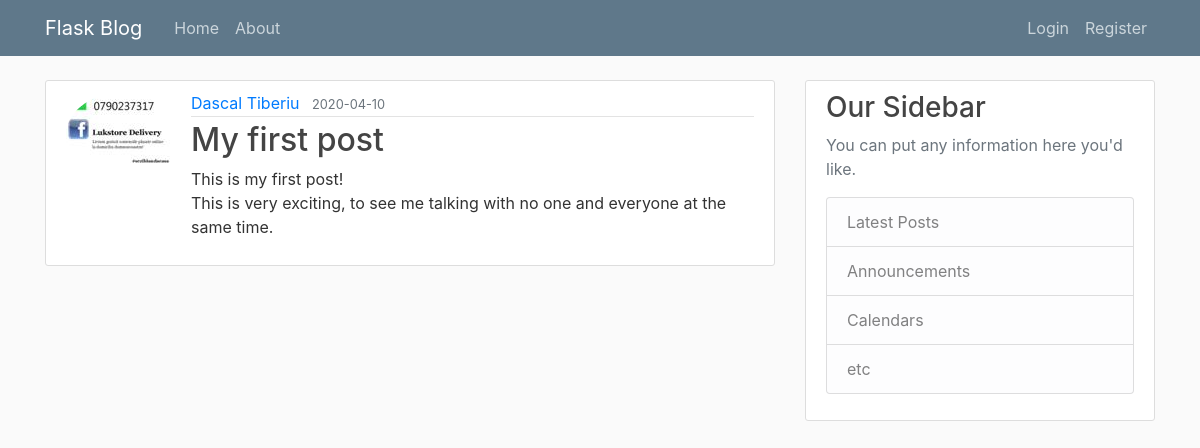
/post/1, run on an earlier commit of the app's database.
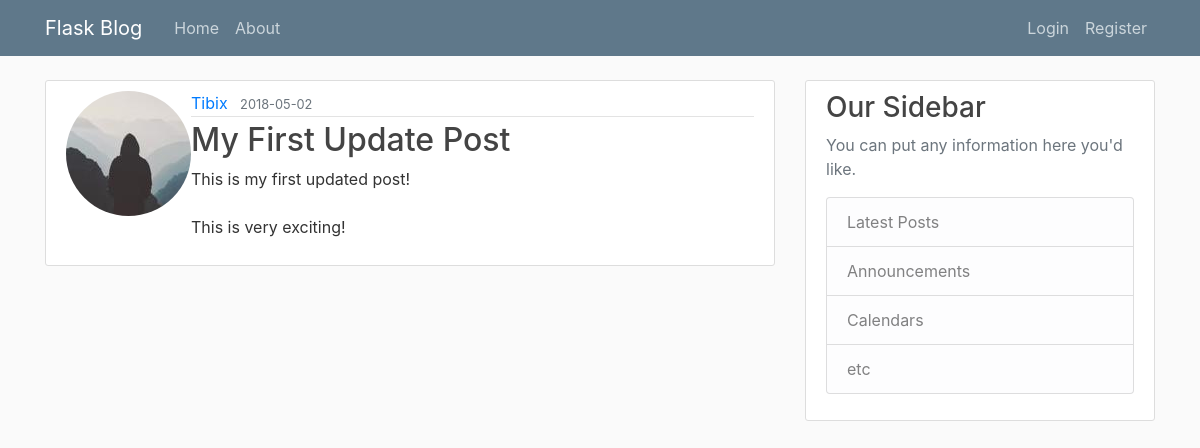
And on a later commit of the database.
### flaskblog/models.py (models this page shows, shortened)
class User(db.Model, UserMixin):
    id = db.Column(db.Integer, primary_key=True)
    username = db.Column(db.String(20), unique=True, nullable=False)
    email = db.Column(db.String(120), unique=True, nullable=False)
    image_file = db.Column(db.String(20), nullable=False, default='default.jpg')
    password = db.Column(db.String(60),nullable=False)
    posts = db.relationship('Post', backref='author', lazy=True)

class Post(db.Model):
    id = db.Column(db.Integer, primary_key=True)
    title = db.Column(db.String(100), nullable=False)
    date_posted = db.Column(db.DateTime, nullable=False, default=datetime.utcnow)
    content = db.Column(db.Text, nullable=False)
    user_id = db.Column(db.Integer, db.ForeignKey('user.id'), nullable=False)

### flaskblog/routes.py (the view)
@app.route('/post/<int:post_id>', methods=['GET', 'POST'])
def post(post_id):
    post = Post.query.get_or_404(post_id)
    return render_template('post.html', title='post.title', post=post)

### flaskblog/templates/post.html (shortened to what this page needs)
{% extends "layout.html" %}
{% block content %}
    <article class="media content-section">
        <img class="rounded-circle article-image" src=" {{ url_for('static', filename='profile_pics/' + post.author.image_file) }}">
        <div class="media-body">
            <div class="article-metadata">
                <a class="mr-2" href="{{ url_for('user_posts', username=post.author.username) }}">{{ post.author.username }}</a>
                <small class="text-muted">{{ post.date_posted.strftime('%Y-%m-%d') }}</small>
            </div>
            <h2 class="article-title">{{ post.title }}</h2>
            <p class="article-content">{{ post.content }}</p>
        </div>
    </article>
{% endblock content %}

What changed in the data, as far as the page shows it:
changed User: image_file: a different picture; author.username "Dascal Tiberiu" → "Tibix"
changed Post: date_posted "2020-04-10" → "2018-05-02"; title "My first post" → "My First Update Post"; content "This is my first post! This is very exciting, to see me talking with no one and everyone at the same time." → "This is my first updated post! This is very exciting!"
